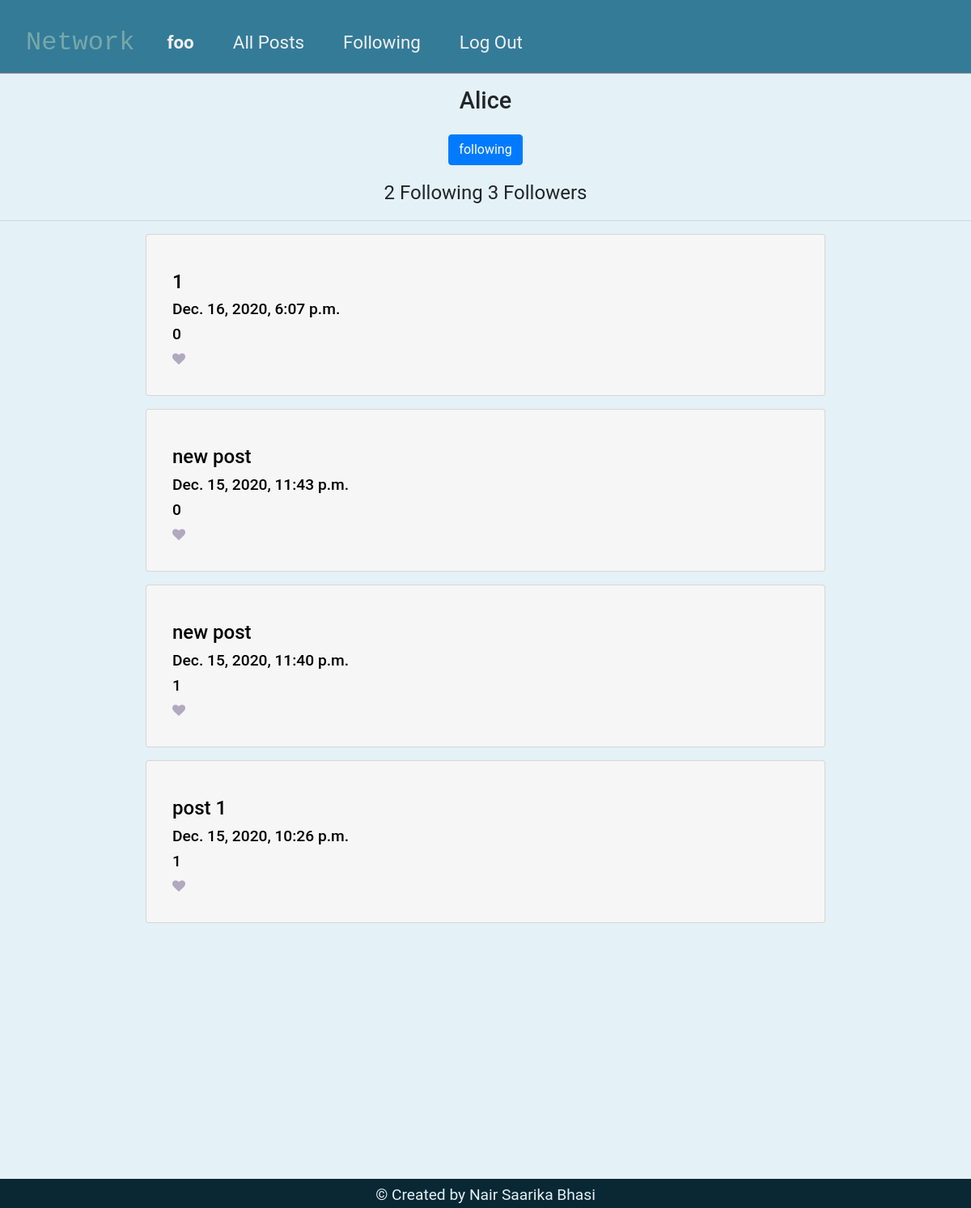
Page /network/profile/alice/myposts (signed in) on the committed database.
### network/models.py (models this page shows, shortened)
class User(AbstractUser):
    pass

class Post(models.Model):
    contents = models.CharField(max_length=500)
    user_id = models.ForeignKey(User,on_delete=models.CASCADE,related_name="userID")
    date_and_time = models.DateTimeField()
    num_of_likes = models.IntegerField(default = '0')

### network/views.py (the view)
# urls.py: path("profile/<str:user>",views.profile,name="profile"),
def profile(request,user="",category=""):
    if request.user.is_authenticated:
        if request.method == "GET":
            update_follow_form= forms.updatefollowForm(request.GET)
        else:
            update_follow_form= forms.updatefollowForm(request.POST)
        if len(user) == 0 or request.user.username == user:
            return render(request,'network/profile.html',
                {
                "page_info":"current user",
                "username":request.user.username,
                "update_follow_form":update_follow_form,
                "category":category
                })
        else:
            if User.objects.filter(username = user):
                userobj = util.get_user_obj_by_username(user)
                posts = get_all_post_by_user(request,user)
                post_liked_ids = get_myliked_post(request).values_list("id",flat= True)
                following_count,follower_count = follow_counts(request,userobj)
                connect = follow_check(request,userobj)
                return render(request,'network/profile.html',
                {
                "page_info":"other user",
                "username":user,
                "other_user_id":userobj.id,
                "posts":posts,
                "following_count":following_count,
                "follower_count":follower_count,
                "connect":connect,
                "post_liked_ids":post_liked_ids,
                })
            else:
                raise Http404("User Not Found")
    else:
        return HttpResponseRedirect(reverse("network:login"))

### network/util.py (called while the page is built)
def get_user_obj_by_username(username):
    userobj = User.objects.get(username = username)
    return userobj

def get_user_obj_by_userId(id):
    userobj = User.objects.get(id = id)
    return userobj

### network/views.py (called while the page is built)
def follow_check(request,userobj):
    if request.user.is_authenticated:
        if request.user.username == userobj.username:
            return HttpResponse(status = 400)
        else:
            check = len(Follow.objects.filter(follower = request.user.id).filter(following = userobj.id))
            if check > 0:
                return "following"
            return "follow"
    else:
        return HttpResponseRedirect(reverse("network:login"))

def follow_counts(request,userobj):
    following_count = Follow.objects.filter(follower = userobj).count()
    follower_count = Follow.objects.filter(following = userobj).count()
    if request.user.username == userobj.username:
        follow_count = {"following_count":following_count,"follower_count":follower_count}
        return follow_count
    return follower_count,following_count

def get_all_post_by_user(request,required_user = ""):
    if request.user.is_authenticated:
        if required_user:
            username = required_user
        else:
            username = request.user.username
        userobj = util.get_user_obj_by_username(username)
        posts = Post.objects.filter(user_id = userobj.id).order_by('-date_and_time').values()
        return posts
    else:
        return HttpResponseRedirect(reverse("network:login"))

def get_myliked_post(request):
    if request.user.is_authenticated:
        userobj = util.get_user_obj_by_userId(request.user.id)
        likeobj = Like.objects.values_list('post',flat=True).filter(user = userobj.id)
        postObj = Post.objects.filter(id__in = set(likeobj)).order_by('-date_and_time').values()
        return postObj
    else:
        return HttpResponseRedirect(reverse("network:login"))

### network/templates/network/profile.html (shortened to what this page needs)
{% extends "network/layout.html" %}
{%load static %}
{% block body %}
<div id = "profile">
    <div id ="profile-nav">
        <h1>{{username}}</h1>
{% if page_info == "current user" %}
        <div class ="follow">
            <span ><a href = "{% url 'network:network' request_type='following' %}" id = "following_count" >{{following_count}}  Following</a>  </span>
            <span ><a href = "{% url 'network:network' request_type='followers' %}" id = "follower_count" >{{follower_count}} Followers</a></span>
        </div>
    </div>
        <hr>
        <nav class="navbar navbar-expand-lg navbar-light bg-light flex-row d-flex bd-highlight mb-3" id ="mini-nav">
            <ul class="navbar-nav">
                <li class="nav-item ">
                    <button  id ="button" class ="nav-link active" data-section="myposts">My Posts </button>
                </li>
                <li class="nav-item">
                    <button  id ="button" class ="nav-link" data-section="networks">My Networks</button>
                </li>
                <li class="nav-item">
                    <button  id ="button" class ="nav-link" data-section="likes">My Likes</button>
                </li>
            </ul>
        </nav>
    </div>
    <section>
        <article id ="result">
        </article>
    </section>
<script type ="text/javascript" src="{% static 'functions.js' %}"></script>
<script type ="text/javascript" src="{% static 'profile.js' %}"></script>
<script type ="text/javascript" src="{% static 'index.js' %}"></script>
{% else %}
        <div class ="follow">
            <div><span id ="connect"></span></div>
            <span ><a id = "following_count" >{{following_count}}  Following</a>  </span>
            <span ><a id = "follower_count" >{{follower_count}} Followers</a></span>
        </div>
    </div>
    <hr>
    <section >
        <article class = "other_profile">
            <div id ="showposts flex-container">
                {% for post in posts %}
                    <div class = "card" id= "post">
                        <span>
                            <h3 id ="post_content">{{post.contents}}</h3>
                            <h4 id ="post_dateandtime">{{post.date_and_time}}</h4>
                            <h4 class='like'>{{post.num_of_likes}}</h4>
                            {% if post.num_of_likes > 0 and post_liked_ids|length  and post.id in post_liked_ids %}
                                <a id ="like" href = "" data-section = "{{post.id}}"><i class="fa fa-heart" style = "color:#f7786b"></i></a>
                            {% else %}
                                <a id ="like" href = "" data-section = "{{post.id}}"><i class="fa fa-heart" style = "color:#b0aac0"></i></a>
                            {% endif %}
                        </span>
                    </div>
                    {% empty %}
                    <h5>No posts</h5>
                {% endfor %}
            </div>
        </article>
    </section>
{% endif %}
{% endblock %}

### network/templates/network/layout.html (shortened to what this page needs)
{% load static %}
<!DOCTYPE html>
<html lang="en">
    <head>
        <link rel="stylesheet" href="https://stackpath.bootstrapcdn.com/bootstrap/4.4.1/css/bootstrap.min.css">
        <link href="{% static 'network/styles.css' %}" rel="stylesheet">
        <link rel="stylesheet" href="https://cdnjs.cloudflare.com/ajax/libs/font-awesome/4.7.0/css/font-awesome.min.css">
    </head>
    <body>
        <nav class="navbar navbar-expand-lg navbar-light bg-light flex-row d-flex bd-highlight mb-3" id="main-nav">
            <a class="navbar-brand text-monospace" id = "logo" href="{% url 'network:index' %}">Network</a>
            <div>
              <ul class="navbar-nav mr-auto">
                {% if user.is_authenticated %}
                    <li class="nav-item">
                        <a class="nav-link" href="{% url 'network:profile' user=user.username category='myposts' %}"><strong>{{ user.username }}</strong></a>
                    </li>
                {% endif %}
                <li class="nav-item">
                  <a class="nav-link" href="{% url 'network:index' %}">All Posts</a>
                </li>
                {% if user.is_authenticated %}
                    <li class="nav-item">
                        <a class="nav-link" href=" {% url 'network:following_posts' %}">Following</a>
                    </li>
                    <li class="nav-item">
                        <a class="nav-link" href="{% url 'network:logout' %}">Log Out</a>
                    </li>
                {% endif %}
              </ul>
            </div>
          </nav>
        <div class="body">
            {% block body %}
            {% endblock %}
        </div>
    </body>
    <footer id ="footer">
        <small> &#169; Created by Nair Saarika Bhasi </small>
   </footer>
</html>

### network/static/network/styles.css (style rules this page uses)
body { font-family: Roboto; position:relative; width: 100%; height: 100%; background-color: #E4F1F6; }
footer { font-size: 1.5rem; background-color: #092834; width: 100%; position: absolute; color:#E4F1F6; text-align: center; margin-top: 25%; }
#main-nav { background-color:#347B98!important; ; border-bottom:1px solid rgb(151, 147, 151); font-size: 1.5rem; position: relative; }
#main-nav a.nav-link, #mini-nav button.nav-link { color: #f1f1f1; font-size: 1.4rem; margin-left: 1rem; margin-top: 1rem; margin-right: 1rem ; }
#logo { font-size: 2rem; color:#77a8a8; margin-left: 1rem; margin-top: 1rem; margin-right: 1rem ; }
#showposts .card, #result, .card { width: 70%; padding:2rem; margin-bottom: 1rem; margin-left: 1rem; background-color: rgb(246, 246, 246); margin-left: 15%; clear: both; }
h3#post_content { color:black; font-size: 1.5rem; }
h4#post_dateandtime { color:black; font-size: 1.2rem; }
h4.like { color:black; font-size: 1.2rem; }
#profile-nav h1 { font-size: 1.8rem; text-align:center; text-transform: capitalize !important; }
#profile-nav .follow { font-size: 1.5rem; text-align:center; text-transform: capitalize !important; }

### rows in the picture
User: username "foo"
User: username "Alice"
Post: contents "1", date_and_time "Dec. 16, 2020, 6:07 p.m.", num_of_likes "0"
Post: contents "new post", date_and_time "Dec. 15, 2020, 11:43 p.m.", num_of_likes "0"
Post: contents "new post", date_and_time "Dec. 15, 2020, 11:40 p.m.", num_of_likes "1"
Post: contents "post 1", date_and_time "Dec. 15, 2020, 10:26 p.m.", num_of_likes "1"

### other values in the picture
{{ following_count }} "2"
{{ follower_count }} "3"
